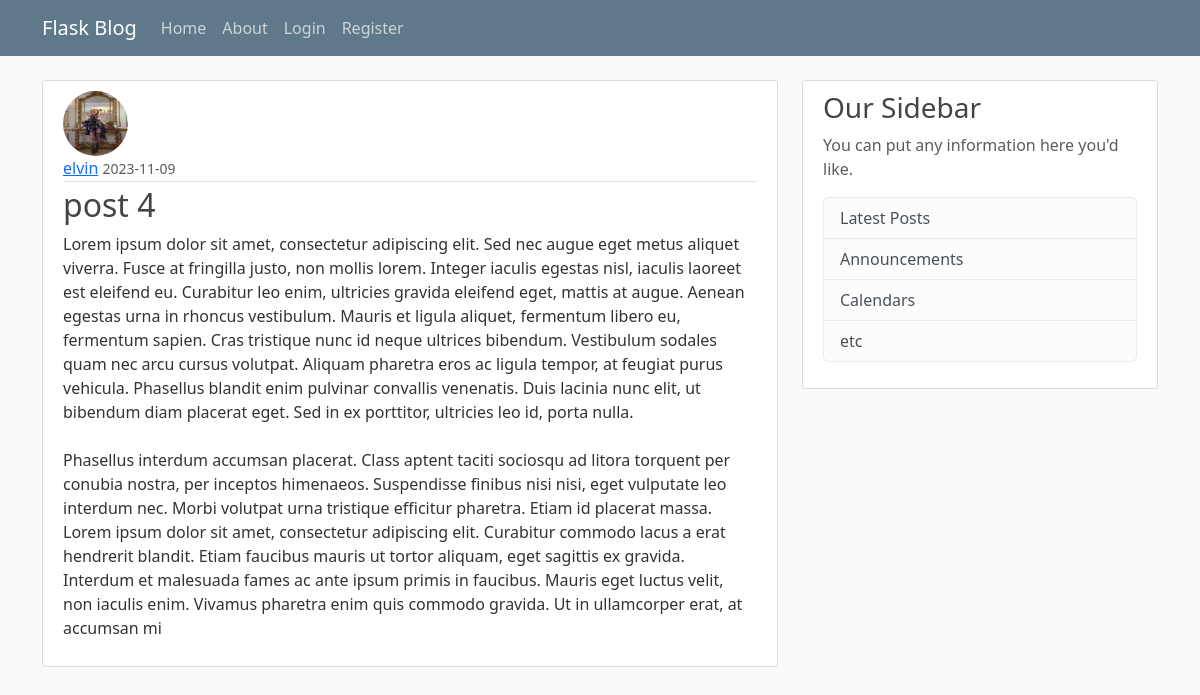
/post/12, run on an earlier commit of the app's database.
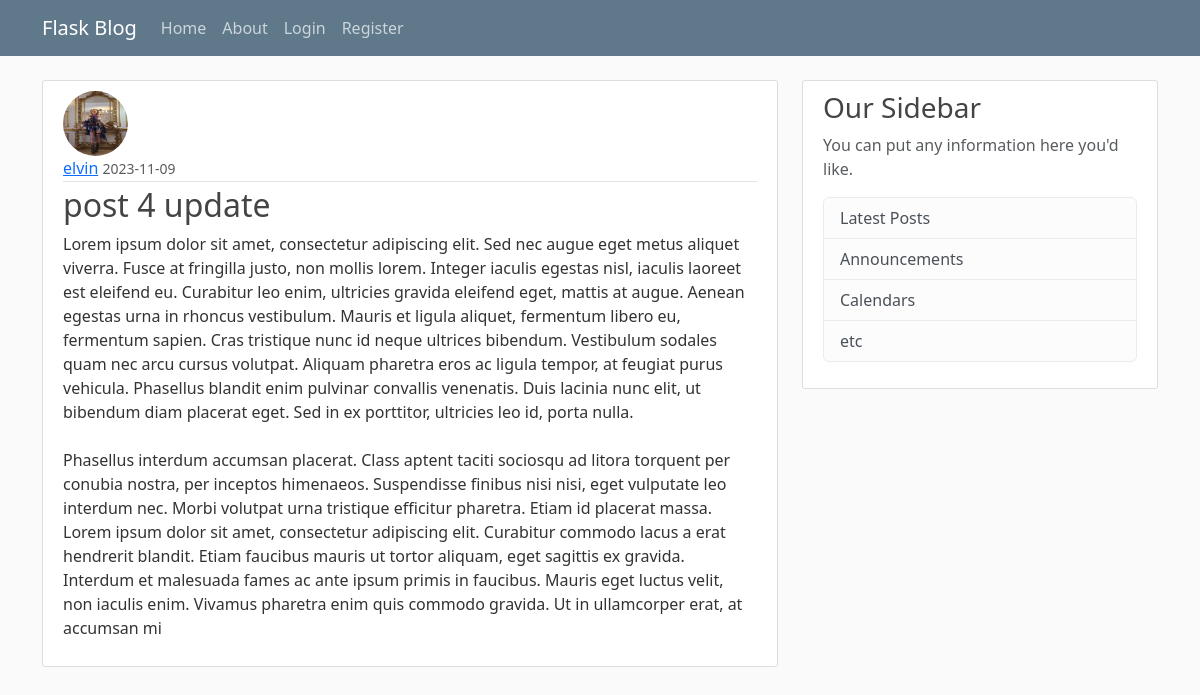
And on a later commit of the database.
### f_blog/models.py (models this page shows, shortened)
class User(db.Model, UserMixin):
    id = db.Column(db.Integer, primary_key=True)
    username = db.Column(db.String(20), unique=True, nullable =False)
    email = db.Column(db.String(120), unique=True, nullable =False)
    image_file = db.Column(db.String(20), nullable =False, default = 'default.jpg')
    password = db.Column(db.String(60), nullable =False)
    posts = db.relationship('Post', backref='author', lazy=True)

class Post(db.Model):
    id = db.Column(db.Integer, primary_key=True)
    title = db.Column(db.String(100), nullable = False)
    date_posted = db.Column(db.DateTime, nullable=False, default = datetime.utcnow)
    content = db.Column(db.Text, nullable = False)
    user_id = db.Column(db.Integer, db.ForeignKey('user.id'), nullable=False)

### f_blog/posts/routes.py (the view)
@posts.route("/post/<int:post_id>")
def post(post_id):
      post = Post.query.get_or_404(post_id)
      return render_template('post.html', title=post.title, post=post)

### f_blog/templates/post.html (shortened to what this page needs)
{% extends "layout.html" %}
{% block content %}
    <article class="media content-section">
      <img class="rounded-circle article-img" src="{{url_for('static', filename='profile_pics/' + post.author.image_file)}}">
        <div class="media-body">
          <div class="article-metadata">
            <a class="mr-2" href="{{url_for('users.user_posts', username=post.author.username)}}">{{post.author.username }}</a>
            <small class="text-muted">{{post.date_posted.strftime('%Y-%m-%d') }}</small>
          </div>
          <h2 class="article-title">{{post.title }}</h2>
          <p class="article-content">{{post.content }}</p>
        </div>
    </article>
{% endblock content %}

### f_blog/templates/layout.html (shortened to what this page needs)
<!DOCTYPE html>
<html>
<head>
    <link href="https://cdn.jsdelivr.net/npm/bootstrap@5.3.2/dist/css/bootstrap.min.css" rel="stylesheet">
    <link rel="stylesheet" type="text/css" href="{{url_for('static', filename='main.css')}}">
</head>
<body>
    <header class="site-header">
        <nav class="navbar navbar-expand-md navbar-dark bg-steel fixed-top">
          <div class="container">
            <a class="navbar-brand mr-4" href="{{url_for('main.home')}}">Flask Blog</a>
            <div class="collapse navbar-collapse" id="navbarToggle">
              <div class="navbar-nav mr-auto">
                <a class="nav-item nav-link" href="/">Home</a>
                <a class="nav-item nav-link" href="{{url_for('main.about')}}">About</a>
              </div>
              <div class="navbar-nav">
                {% if current_user.is_authenticated %}
                  <a class="nav-item nav-link" href="{{url_for('posts.new_post')}}">New Post</a>
                  <a class="nav-item nav-link" href="{{url_for('users.account')}}">account</a>
                  <a class="nav-item nav-link" href="{{url_for('users.logout')}}">Logout</a>
                {% else %}
                  <a class="nav-item nav-link" href="{{url_for('users.login')}}">Login</a>
                  <a class="nav-item nav-link" href="{{url_for('users.register')}}">Register</a>
                {% endif %}
              </div>
            </div>
          </div>
        </nav>
    </header>
    <main role="main" class="container">
        <div class="row">
          <div class="col-md-8">
            {% block content %}{% endblock %}
          </div>
          <div class="col-md-4">
            <div class="content-section">
              <h3>Our Sidebar</h3>
              <p class='text-muted'>You can put any information here you'd like.
                <ul class="list-group">
                  <li class="list-group-item list-group-item-light">Latest Posts</li>
                  <li class="list-group-item list-group-item-light">Announcements</li>
                  <li class="list-group-item list-group-item-light">Calendars</li>
                  <li class="list-group-item list-group-item-light">etc</li>
                </ul>
              </p>
            </div>
          </div>
        </div>
    </main>
</body>
</html>

### f_blog/static/main.css (style rules this page uses)
body { background: #fafafa; color: #333333; margin-top: 5rem; }
h1, h2, h3, h4, h5, h6 { color: #444444; }
.bg-steel { background-color: #5f788a; }
.site-header .navbar-nav .nav-link { color: #cbd5db; }
.content-section { background: #ffffff; padding: 10px 20px; border: 1px solid #dddddd; border-radius: 3px; margin-bottom: 20px; }
.article-title { color: #444444; }
.article-content { white-space: pre-line; }
.article-img { height: 65px; width: 65px; margin-right: 16px; }
.article-metadata { padding-bottom: 1px; margin-bottom: 4px; border-bottom: 1px solid #e3e3e3 }

What changed in the data, as far as the page shows it:
changed Post: title "post 4" → "post 4 update"
